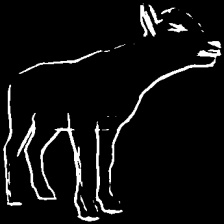
#> input picture Code/DH_team/data/SketchQuery_Test/00c0d4bcda75feb4.jpg, 224 x 224 px; its folder holds only this picture in this run
$ python preprocess_data.py
#> lines starting #> are read from the running program, lines starting #| are printed output that depends on the picture; after the words box and inside, x2 and y2 are one past the last pixel; in counts of white or black regions, pixels touching at a corner belong together
import gdown
import os
from glob import glob
import shutil
import cv2
import numpy as np
import math

def set_far_one_to_zero(matrix):
    # Find the center point of all 1s in the matrix.
    center_x, center_y = 0, 0
    count_ones = 0
    for i in range(len(matrix)):
        for j in range(len(matrix[0])):
            if matrix[i][j] == 1:
                center_x += i
                center_y += j
                count_ones += 1

    center_x = center_x // count_ones
    center_y = center_y // count_ones

    # Calculate the distance of each pixel from the center point.
    distances = []
    for i in range(len(matrix)):
        for j in range(len(matrix[0])):
            if matrix[i][j] == 1:
                distance = math.sqrt((i - center_x)**2 + (j - center_y)**2)
                distances.append(distance)

    median = np.median(distances)

    # Iterate over all the pixels in the matrix and set the value to 0 if the pixel is far enough from the center of all 1s.
    for i in range(len(matrix)):
        for j in range(len(matrix[0])):
            if matrix[i][j] == 1:
                distance = math.sqrt((i - center_x)**2 + (j - center_y)**2)
                if distance > median * 2.8:
                    matrix[i][j] = 0

    return matrix

def crop_img(img):
    # Convert the image to grayscale
    gray = cv2.cvtColor(img, cv2.COLOR_BGR2GRAY)

    # Threshold the grayscale image to create a binary mask
    ret, mask = cv2.threshold(gray, 254, 1, cv2.THRESH_BINARY_INV)

    mask = set_far_one_to_zero(mask)

    mask = mask * 255

    # Find the coordinates of the non-background pixels
    y_pixels, x_pixels = np.nonzero(mask)

    # Find the most extreme positions of the non-background pixels in each direction
    x_min = np.min(x_pixels)
    x_max = np.max(x_pixels)
    y_min = np.min(y_pixels)
    y_max = np.max(y_pixels)

    return img[y_min:y_max+1, x_min:x_max+1], (x_min, x_max, y_min, y_max)

to_route = 'clean_dataset'
from_route = 'unzip/SketchQuery_Test'

try:
    shutil.rmtree(to_route)
except:
    pass

try:
    os.mkdir(to_route)
except:
    pass

for img_path in glob(from_route + '/*'):
    print(img_path)

    img_to = os.path.join(to_route, f'{os.path.basename(img_path)}')
    img_to = img_to.replace('.jpg', '.png')

    img_read = cv2.imread(img_path)
#> img_read is the input picture: shape (224, 224, 3); min 0, max 255, mean 15.5

    crop, bbox = crop_img(img_read)
#> in crop_img, `ret, mask = cv2.threshold(gray, 254, 1, cv2.THRESH_BINARY_INV)`:
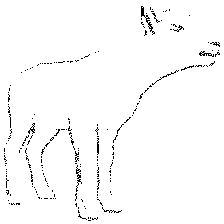
#> mask: shape (224, 224); values 0 (black) and 1 (white), 97.9% white; black in thin lines or dots
#> after the loop in set_far_one_to_zero, `for i in range(len(matrix)):`: center_x = 5471051; center_y = 5493066; count_ones = 49137
#> in set_far_one_to_zero, `center_x = center_x // count_ones`: center_x = 111
#> after the loop in set_far_one_to_zero, `for i in range(len(matrix)):`: distances = 49137 items
#> in set_far_one_to_zero, `median = np.median(distances)`: median = 89.29
#> in crop_img, `mask = mask * 255`: mask: shape (224, 224); 97.9% white; black in thin lines or dots
#> in crop_img, `x_min = np.min(x_pixels)`: x_min = 0
#> in crop_img, `x_max = np.max(x_pixels)`: x_max = 223
#> in crop_img, `y_min = np.min(y_pixels)`: y_min = 0
#> in crop_img, `y_max = np.max(y_pixels)`: y_max = 223
#> bbox = (0, 223, 0, 223)
    cv2.imwrite(img_to, crop)

$ run again, on Code/DH_team/data/SketchQuery_Test/16cc1a73683bfb3c.jpg
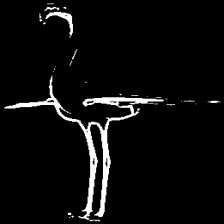
#> input picture Code/DH_team/data/SketchQuery_Test/16cc1a73683bfb3c.jpg, 224 x 224 px
#> img_read is the input picture: shape (224, 224, 3); min 0, max 255, mean 11.9
#> in crop_img, `ret, mask = cv2.threshold(gray, 254, 1, cv2.THRESH_BINARY_INV)`:
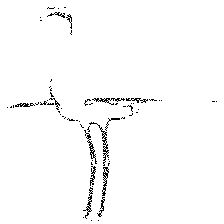
#> mask: shape (224, 224); values 0 (black) and 1 (white), 98.1% white; black in thin lines or dots, all inside (x1, y1, x2, y2) = (7, 7, 217, 221)
#> after the loop in set_far_one_to_zero, `for i in range(len(matrix)):`: center_x = 5468271; center_y = 5506252; count_ones = 49200
#> in set_far_one_to_zero, `center_x = center_x // count_ones`: center_x = 111
#> after the loop in set_far_one_to_zero, `for i in range(len(matrix)):`: distances = 49200 items
#> median = 89.89
#> x_min = 0
#> x_max = 223
#> y_min = 0
#> y_max = 223
#> bbox = (0, 223, 0, 223)

$ run again, on Code/DH_team/data/SketchQuery_Test/177991accf4f9da6.jpg
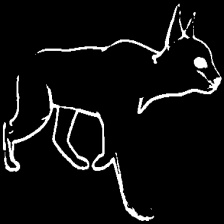
#> input picture Code/DH_team/data/SketchQuery_Test/177991accf4f9da6.jpg, 224 x 224 px
#> img_read is the input picture: shape (224, 224, 3); min 0, max 255, mean 14.9
#> in crop_img, `ret, mask = cv2.threshold(gray, 254, 1, cv2.THRESH_BINARY_INV)`:
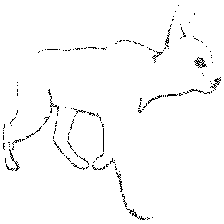
#> mask: shape (224, 224); values 0 (black) and 1 (white), 98% white; black in thin lines or dots
#> after the loop in set_far_one_to_zero, `for i in range(len(matrix)):`: center_x = 5478687; center_y = 5485213; count_ones = 49168
#> in set_far_one_to_zero, `center_x = center_x // count_ones`: center_x = 111
#> after the loop in set_far_one_to_zero, `for i in range(len(matrix)):`: distances = 49168 items
#> median = 89.56
#> x_min = 0
#> x_max = 223
#> y_min = 0
#> y_max = 223
#> bbox = (0, 223, 0, 223)

$ run again, on Code/DH_team/data/SketchQuery_Test/17c0ebecddc9342d.jpg
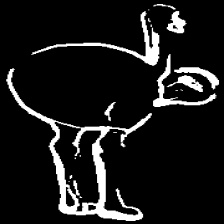
#> input picture Code/DH_team/data/SketchQuery_Test/17c0ebecddc9342d.jpg, 224 x 224 px
#> img_read is the input picture: shape (224, 224, 3); min 0, max 255, mean 25.6
#> in crop_img, `ret, mask = cv2.threshold(gray, 254, 1, cv2.THRESH_BINARY_INV)`:
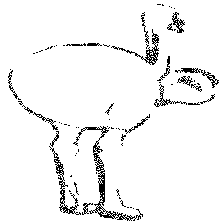
#> mask: shape (224, 224); values 0 (black) and 1 (white), 95.1% white; black in thin lines or dots
#> after the loop in set_far_one_to_zero, `for i in range(len(matrix)):`: center_x = 5297355; center_y = 5307545; count_ones = 47736
#> in set_far_one_to_zero, `center_x = center_x // count_ones`: center_x = 110
#> in set_far_one_to_zero, `center_y = center_y // count_ones`: center_y = 111
#> after the loop in set_far_one_to_zero, `for i in range(len(matrix)):`: distances = 47736 items
#> median = 89.99
#> x_min = 0
#> x_max = 223
#> y_min = 0
#> y_max = 223
#> bbox = (0, 223, 0, 223)

$ run again, on Code/DH_team/data/SketchQuery_Test/0b80e1c5e794b93f.jpg
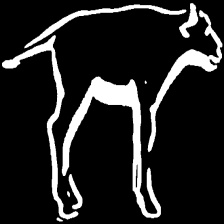
#> input picture Code/DH_team/data/SketchQuery_Test/0b80e1c5e794b93f.jpg, 224 x 224 px
#> img_read is the input picture: shape (224, 224, 3); min 0, max 255, mean 35
#> in crop_img, `ret, mask = cv2.threshold(gray, 254, 1, cv2.THRESH_BINARY_INV)`:
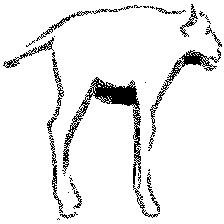
#> mask: shape (224, 224); values 0 (black) and 1 (white), 92.6% white; 38 black regions (19 under 20 px), largest, box (x1, y1, x2, y2) and area: (62, 77, 160, 218) 1600, (148, 48, 221, 151) 648, (3, 37, 54, 68) 216
#> after the loop in set_far_one_to_zero, `for i in range(len(matrix)):`: center_x = 5225499; center_y = 5163807; count_ones = 46463
#> in set_far_one_to_zero, `center_x = center_x // count_ones`: center_x = 112
#> in set_far_one_to_zero, `center_y = center_y // count_ones`: center_y = 111
#> after the loop in set_far_one_to_zero, `for i in range(len(matrix)):`: distances = 46463 items
#> median = 90.25
#> x_min = 0
#> x_max = 223
#> y_min = 0
#> y_max = 223
#> bbox = (0, 223, 0, 223)
